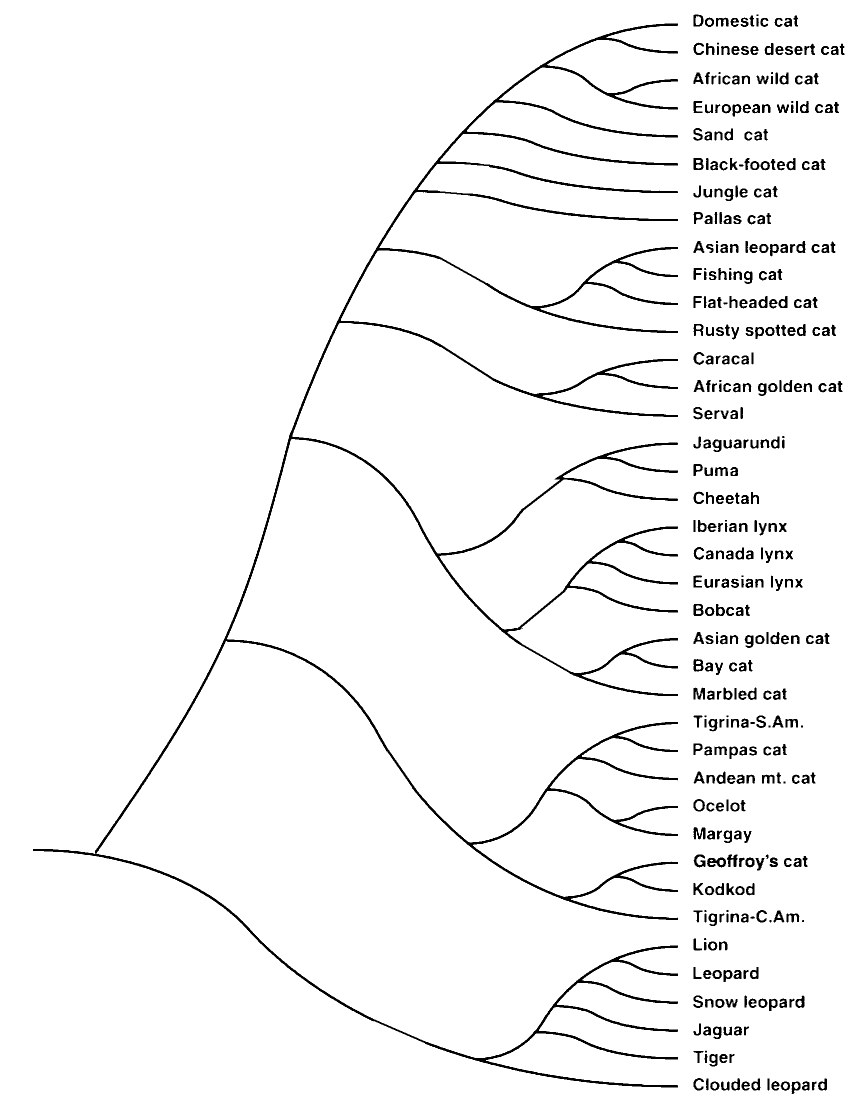
#> input picture examples/examples-capture-cats/cats/cats-mitogenome-tree-root-left.png, 1714 x 2196 px (shown at 1/2 size)
$ python clean_tree.py cats-mitogenome-tree-root-left.png cats-mitogenome-tree.png
#> lines starting #> are read from the running program, lines starting #| are printed output that depends on the picture; after the words box and inside, x2 and y2 are one past the last pixel; in counts of white or black regions, pixels touching at a corner belong together
"""Clean a published tree figure for capture with PhyloSketch.
Usage: clean_tree.py in.png out.png [--flip]
Steps: binarize; white out given regions; detect coloured boxes on edges and
bridge the edge through them; keep only the component connected to the root
in the tree region; optionally mirror the tree so that the root is on the left."""
import sys, numpy as np
from PIL import Image, ImageDraw

def load(path):
#> called with path = 'cats-mitogenome-tree-root-left.png'
    im=Image.open(path).convert('RGB'); return np.asarray(im).astype(np.int16)
#> after `im = Image.open(path).convert('RGB')`: im: PIL image 1714x2196 RGB; 96.2% white; 411 black regions (24 under 20 px), largest, box (x1, y1, x2, y2) and area: (66, 47, 1356, 2175) 74355, (1414, 1715, 1452, 1735) 452, (1387, 1654, 1411, 1679) 365

def erode(m,r):
    out=m.copy()
    for dy in range(-r,r+1):
        for dx in range(-r,r+1):
            out&=np.roll(np.roll(m,dy,axis=0),dx,axis=1)
    return out

def components_bbox(mask):
    """bounding boxes (x0,y0,x1,y1,size) of connected components of a boolean mask"""
    img=Image.fromarray(np.where(mask,255,0).astype(np.uint8)).copy(); boxes=[]
    while True:
        arr=np.array(img); ys,xs=np.nonzero(arr==255)
        if len(ys)==0: break
        ImageDraw.floodfill(img,(int(xs[0]),int(ys[0])),128)
        arr=np.array(img); comp=(arr==128); cy,cx=np.nonzero(comp)
        boxes.append((int(cx.min()),int(cy.min()),int(cx.max()),int(cy.max()),int(comp.sum())))
        arr[comp]=64; img=Image.fromarray(arr).copy()
    return boxes

def main():
    src,dst=sys.argv[1],sys.argv[2]; flip='--flip' in sys.argv
    rgb=load(src); H,W,_=rgb.shape
#> after `H, W, _ = rgb.shape`: H = 2196; W = 1714
    lum=(0.299*rgb[...,0]+0.587*rgb[...,1]+0.114*rgb[...,2])
    sat=rgb.max(axis=2)-rgb.min(axis=2)
#> sat: shape (2196, 1714) int16; every value is 0
    black=lum<110                                    # ink: edges and text
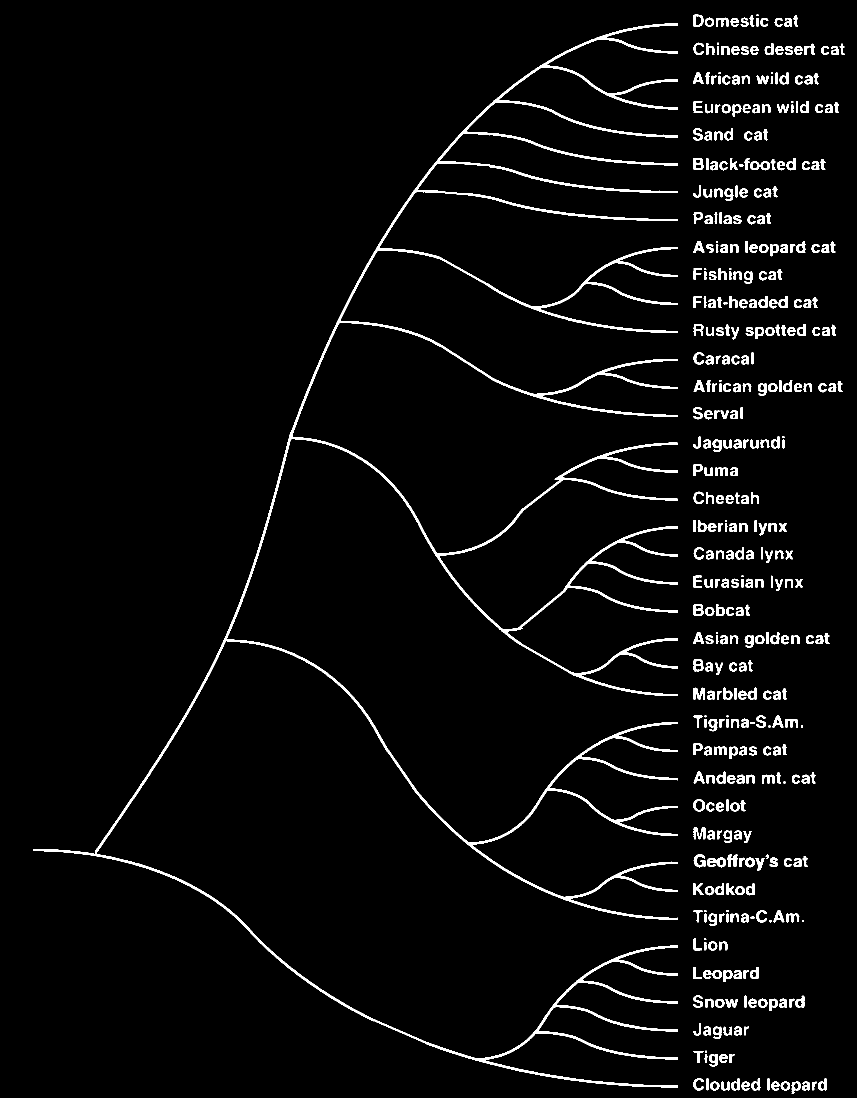
#> black: shape (2196, 1714) bool (shown at 1/2 size); 3.8% white; 411 white regions (24 under 20 px), largest, box (x1, y1, x2, y2) and area: (66, 47, 1356, 2175) 74355, (1414, 1715, 1452, 1735) 452, (1387, 1654, 1411, 1679) 365
    # ---- regions to white out (mitogenome image, 1714x2196) ----
    white=np.zeros((H,W),bool)
    white[:70,650:1010]=True                          # title
    white[:640,1080:]=True                            # legend
    black&=~white
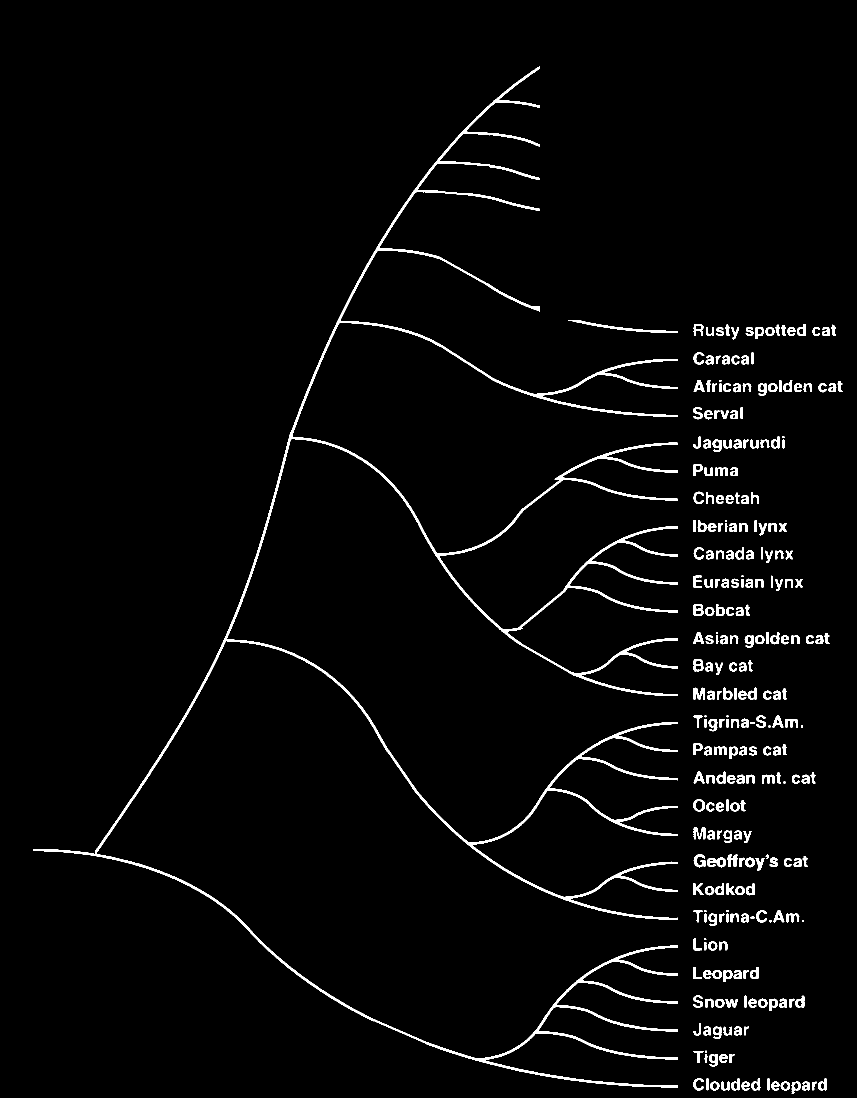
#> black: shape (2196, 1714) bool (shown at 1/2 size); 2.8% white; 270 white regions (16 under 20 px), largest, box (x1, y1, x2, y2) and area: (66, 132, 1356, 2175) 60565, (1136, 640, 1356, 666) 1004, (1414, 1715, 1452, 1735) 452
    # label column boundary: first empty column left of x=400 across all rows
    colink=black[:, :400].any(axis=0)
    XB=400
    for x in range(399,300,-1):
        if not colink[x]: XB=x; break
    print("label/tree boundary XB =",XB)
    # leaf rows: horizontal ink runs in the stub zone just right of XB
    stub=black[:, XB+2:XB+30].all(axis=1)
    rows=np.nonzero(stub)[0]; leaves=[]
#> after `rows = np.nonzero(stub)[0]`: rows = empty array
    for r in rows:
        if leaves and r-leaves[-1][1]<=2: leaves[-1][1]=r
        else: leaves.append([r,r])
#> this loop made 0 passes
#> after the loop, leaves = []
    leafy=[(a+b)//2 for a,b in leaves]; print("leaf rows:",len(leafy))
#> after `leafy = [(a + b) // 2 for a, b in leaves]`: leafy = []
#| leaf rows: 0
    # left-side symbols: in each leaf band, white out everything left of the last gap (>=10 empty columns) before x=130
    for yc in leafy:
        y0,y1=max(yc-24,0),min(yc+24,H)
        colb=black[y0:y1,:130].any(axis=0)
        cut=0; run=0
        for x in range(130):
            run=run+1 if not colb[x] else 0
            if run>=10: cut=x+1
        if cut>0 and colb[:cut].any():
            black[y0:y1,:cut]=False
    # second pass: thin leftover dash fragments in the far-left strip (not the dot of an 'i')
    strip=black.copy(); strip[:, 100:]=False
#> after `strip[:, 100:] = False`:
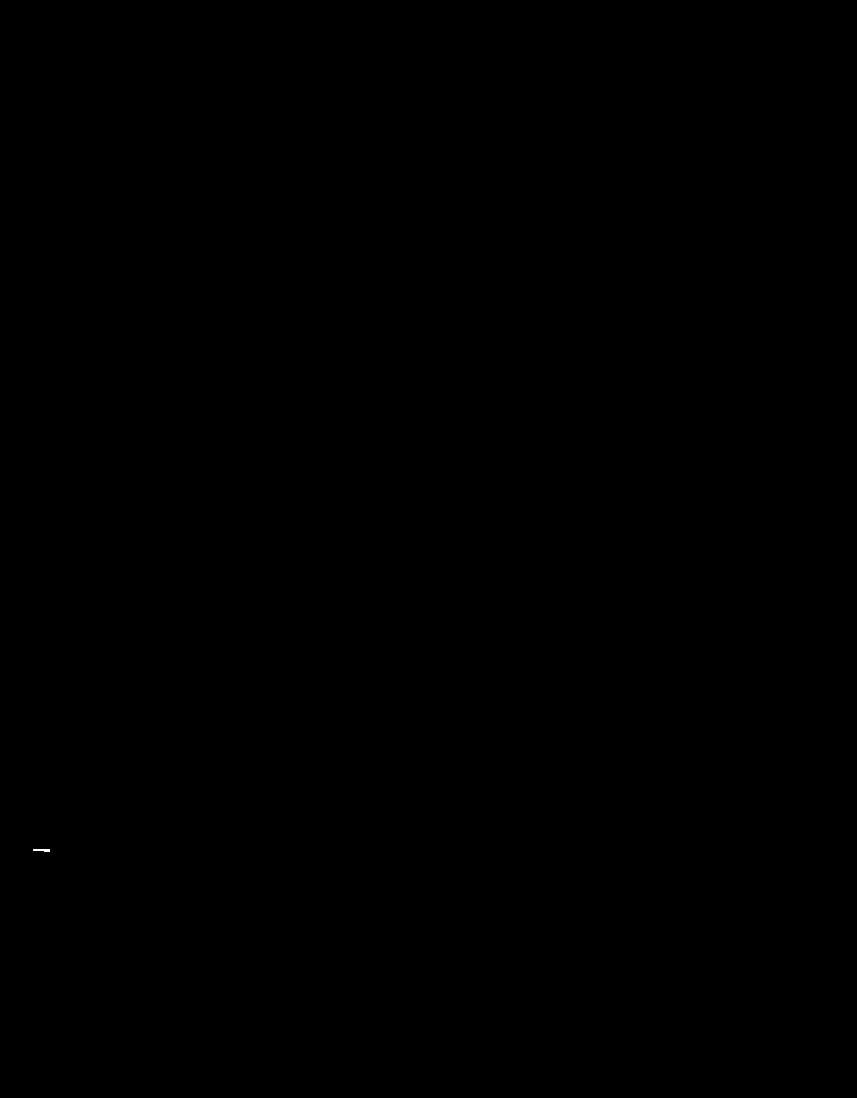
#> strip: shape (2196, 1714) bool (shown at 1/2 size); 0% white; 1 white region, box (x1, y1, x2, y2) and area: (66, 1698, 100, 1703) 148
    for x0,y0,x1,y1,n in components_bbox(strip):
        if y1-y0<=12 and x1-x0<=40:
            below=black[y1+2:y1+8, x0:x1+1].any() if y1+8<H else False
            if not below: black[y0:y1+1,x0:x1+1]=False
#> this loop made 1 pass
#> (x0, y0, x1, y1, n, below) on pass 1: (66, 1698, 99, 1702, 148, False)
#> black: shape (2196, 1714) bool; 2.8% white; 270 white regions (16 under 20 px), largest, box (x1, y1, x2, y2) and area: (100, 132, 1356, 2175) 60417, (1136, 640, 1356, 666) 1004, (1414, 1715, 1452, 1735) 452
    # ---- coloured boxes on the tree (x>400, outside legend) ----
    fill=(sat>20)|((lum>150)&(lum<240)&(sat<=20))     # coloured or grey fill
#> fill: shape (2196, 1714) bool; every value is 0
    fill[:, :400]=False; fill[:640,1080:]=False; fill&=~black
    fill=erode(fill,3)
    boxes=[b for b in components_bbox(fill) if 40<=b[2]-b[0]<=130 and 20<=b[3]-b[1]<=80 and b[4]>400]
#> boxes = []
    print("boxes:",[(int(a),int(b),int(c),int(d)) for a,b,c,d,_ in boxes])
#| boxes: []
    pad=10
    for x0,y0,x1,y1,_ in boxes:
        x0,y0,x1,y1=max(x0-pad,0),max(y0-pad,0),min(x1+pad,W-1),min(y1+pad,H-1)
        # entry points: black pixels on a ring 2px outside the rectangle
        ring=[]
        for x in range(x0-2,x1+3):
            for y in (y0-2,y1+2):
                if 0<=x<W and 0<=y<H and black[y,x]: ring.append((x,y))
        for y in range(y0-2,y1+3):
            for x in (x0-2,x1+2):
                if 0<=x<W and 0<=y<H and black[y,x]: ring.append((x,y))
        black[y0:y1+1,x0:x1+1]=False
        # cluster ring points
        clusters=[]
        for p in ring:
            for c in clusters:
                if any(abs(p[0]-q[0])<=6 and abs(p[1]-q[1])<=6 for q in c): c.append(p); break
            else: clusters.append([p])
        cents=[(int(np.mean([p[0] for p in c])),int(np.mean([p[1] for p in c]))) for c in clusters]
        print("  box",(x0,y0,x1,y1),"entries:",cents)
        img=Image.fromarray((black*255).astype(np.uint8)); d=ImageDraw.Draw(img)
        if len(cents)==2: d.line([cents[0],cents[1]],fill=255,width=4)
        elif len(cents)==4:
            import itertools, math
            best=min(([(0,1),(2,3)],[(0,2),(1,3)],[(0,3),(1,2)]),key=lambda m: sum(math.dist(cents[i],cents[j]) for i,j in m))
            for i,j in best: d.line([cents[i],cents[j]],fill=255,width=4)
        elif len(cents)>2:
            m=(int(np.mean([c[0] for c in cents])),int(np.mean([c[1] for c in cents])))
            for c in cents: d.line([c,m],fill=255,width=4)
        black=np.array(img)>0
    # ---- keep only the tree component in the tree region ----
    img=Image.fromarray((black*255).astype(np.uint8)).copy()
    ys,xs=np.nonzero(black[:, :]); order=np.argsort(-xs)
    seed=None
    for i in order[:2000]:
        x,y=int(xs[i]),int(ys[i])
        if x<1080 or y>640: seed=(x,y); break       # rightmost ink outside the legend area = root stub
#> this loop made 1 pass
#> (i, x, y) on pass 1: (16751, 1684, 767)
    print("seed (root):",seed)
#| seed (root): (1684, 767)
    ImageDraw.floodfill(img,seed,128)
    a=np.array(img); tree=(a==128)
#> after `tree = a == 128`: tree: shape (2196, 1714) bool; 0% white; 1 white region, box (x1, y1, x2, y2) and area: (1675, 762, 1685, 784) 130
    keep=tree.copy(); keep[:, :XB]|=black[:, :XB]   # keep all ink in the label column
#> after `keep[:, :XB] |= black[:, :XB]`:
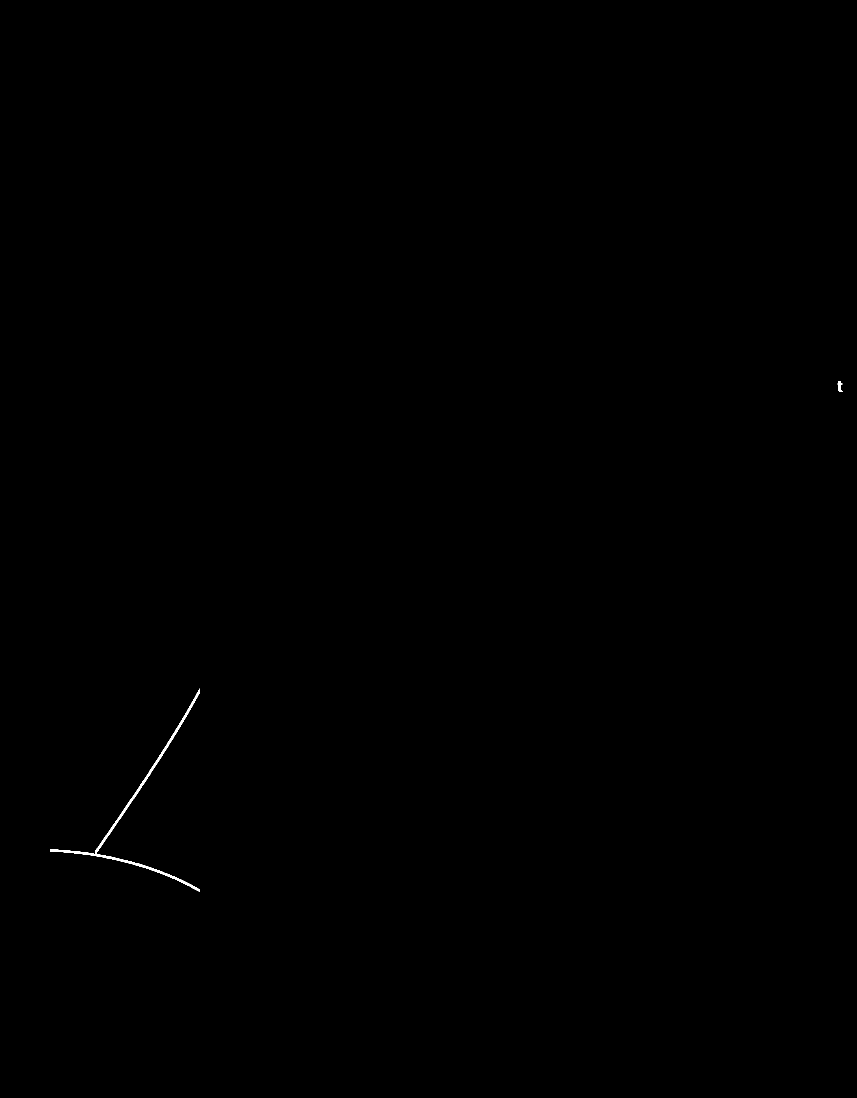
#> keep: shape (2196, 1714) bool (shown at 1/2 size); 0.09% white; 2 white regions, box (x1, y1, x2, y2) and area: (100, 1377, 400, 1784) 3382, (1675, 762, 1685, 784) 130
    removed=int((black&~keep).sum()); print("ink pixels removed in tree region:",removed)
#> after `removed = int((black & ~keep).sum())`: removed = 102402
#| ink pixels removed in tree region: 102402
    out=np.where(keep,0,255).astype(np.uint8)
    if flip:
        treepart=out[:,XB:][:, ::-1]; labels=out[:, :XB].copy()
        # left-align each label row so that it starts 30 px after the leaf tip
        rows=np.nonzero((labels<128).any(axis=1))[0]
        bands=[];
        for r in rows:
            if bands and r-bands[-1][1]<=3: bands[-1][1]=r
            else: bands.append([r,r])
        aligned=np.full_like(labels,255)
        for r0,r1 in bands:
            band=labels[r0:r1+1]; cols=np.nonzero((band<128).any(axis=0))[0]
            if len(cols)==0: continue
            shift=cols.min()-30; aligned[r0:r1+1, :XB-shift]=band[:, shift:] if shift>0 else band
        out=np.concatenate([treepart,aligned],axis=1)
    Image.fromarray(out).save(dst); print("saved",dst,out.shape)
#| saved cats-mitogenome-tree.png (2196, 1714)

main()

$ run again, on examples/examples-capture-cats/cats/cats-nuclear-tree.png
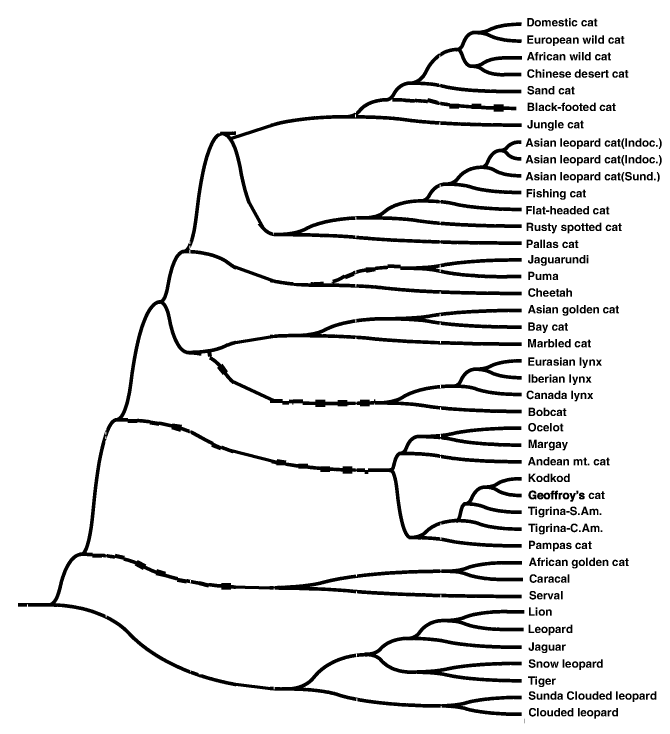
#> input picture examples/examples-capture-cats/cats/cats-nuclear-tree.png, 2010 x 2200 px (shown at 1/3 size)
#> im: PIL image 2010x2200 RGB; 92.4% white; 486 black regions (1 under 20 px), largest, box (x1, y1, x2, y2) and area: (54, 67, 1573, 2148) 242935, (1611, 1478, 1651, 1498) 554, (1584, 1017, 1608, 1042) 418
#> sat: shape (2200, 2010) int16; every value is 0
#> rows = [1258, 1259, 1260, 1261, 1262, 1263, 1264, 1265, 1266, 1689, 1690, 1691]
#> the loop in main, `for r in rows:` made 12 passes
#> r on passes 1 to 8: 1258, 1259, 1260, 1261, 1262, 1263, 1264, 1265
#> after the loop in main, `for r in rows:`: leaves = [[1258, 1266], [1689, 1691]]
#> leafy = [1262, 1690]
#| leaf rows: 2
#> the loop in main, `for yc in leafy:` made 2 passes
#> (yc, y0, y1) on passes 1 to 2: (1262, 1238, 1286), (1690, 1666, 1714)
#> strip: shape (2200, 2010) bool; 0.01% white; 1 white region, box (x1, y1, x2, y2) and area: (54, 1809, 100, 1820) 485
#> the loop in main, `for x0,y0,x1,y1,n in components_bbox(strip):` made 1 pass
#> (x0, y0, x1, y1, n) on pass 1: (54, 1809, 99, 1819, 485)
#> fill: shape (2200, 2010) bool; every value is 0
#> in main, `boxes=[b for b in components_bbox(fill) if 40<=b[2]-b[0]<=130 and 20<=..`: boxes = []
#| boxes: []
#> the loop in main, `for i in order[:2000]:` made 1 pass
#> (i, x, y) on pass 1: (250967, 1968, 2086)
#| seed (root): (1968, 2086)
#> tree: shape (2200, 2010) bool; 0.01% white; 1 white region, box (x1, y1, x2, y2) and area: (1951, 2074, 1969, 2099) 260
#> in main, `keep[:, :XB] |= black[:, :XB]`:
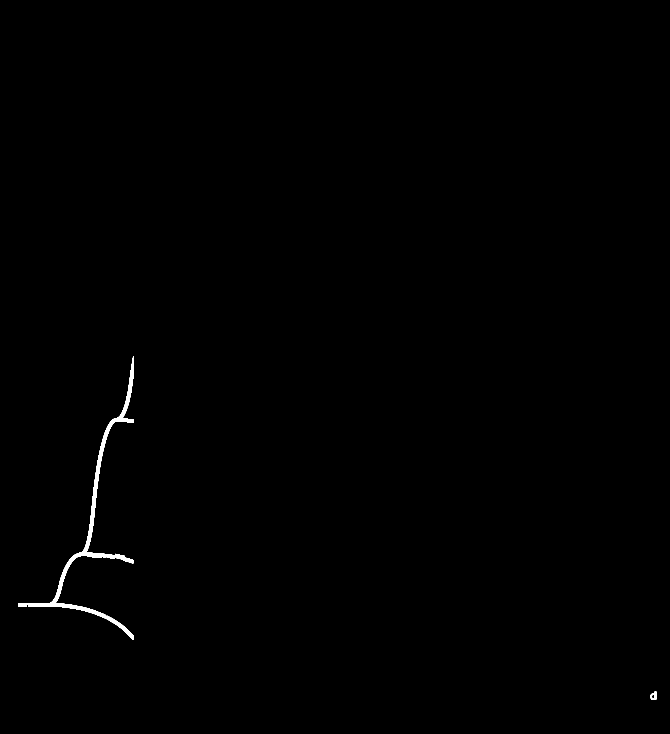
#> keep: shape (2200, 2010) bool (shown at 1/3 size); 0.33% white; 2 white regions, box (x1, y1, x2, y2) and area: (54, 1068, 400, 1920) 14480, (1951, 2074, 1969, 2099) 260
#> removed = 249621
#| ink pixels removed in tree region: 249621
#> in main, `out=np.where(keep,0,255).astype(np.uint8)`:
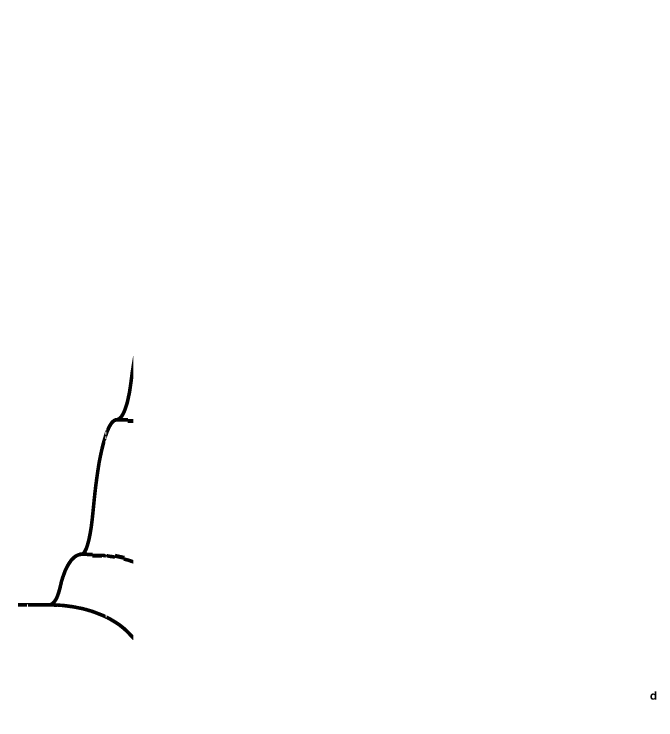
#> out: shape (2200, 2010) (shown at 1/3 size); 99.7% white; 2 black regions, box (x1, y1, x2, y2) and area: (54, 1068, 400, 1920) 14480, (1951, 2074, 1969, 2099) 260
#| saved cats-nuclear-tree.png (2200, 2010)
